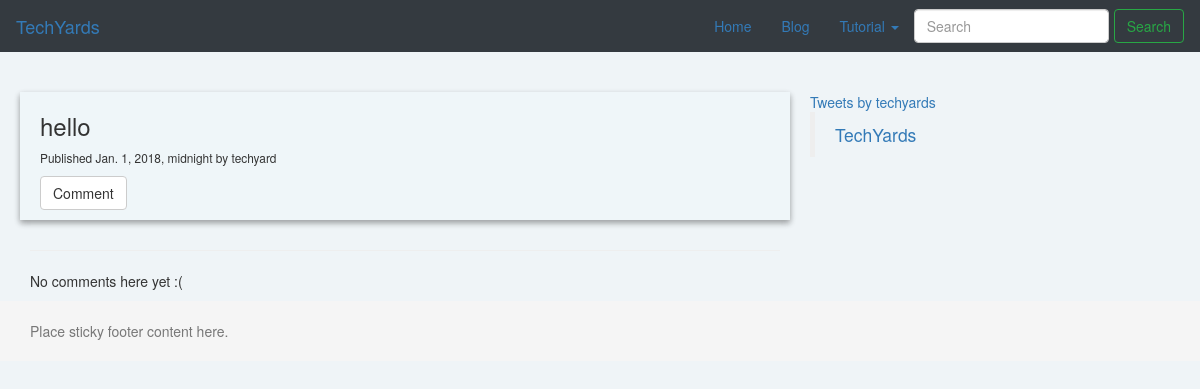
The page /post/19/ on the database its author committed.
### blog/models.py (models this page shows, shortened)
class Post(models.Model):
    STATUS_CHOICE = (('draft','Draft'),
                     ('published','Published'),
                     )
    POST_TAGS = (('Python','python'),('None','none'),('Golang','golang'),('c++','C++'), ('Generic','generic'),)
    title = models.CharField(max_length=250)
    slug = models.SlugField(max_length=250, unique_for_date='publish')
    author = models.ForeignKey(User, related_name='blog_post', on_delete=models.CASCADE)
    post_tags = models.CharField(max_length=20, choices=POST_TAGS, default='python')
    body = models.TextField()
    publish = models.DateTimeField(default=timezone.now)
    created = models.DateTimeField(auto_now_add=True)
    updated = models.DateTimeField(auto_now = True)
    photo = models.ImageField(upload_to='post', default='null.png')
    status = models.CharField(max_length=10, choices=STATUS_CHOICE, default='draft')
    objects = models.Manager()
    published = PublishedManager()
    class Meta:
        ordering = ('-publish',)

### blog/views.py (the view)
# urls.py: url(r'^post/(?P<pk>\d+)/$', views.post_detail_view,
def post_detail_view(request, pk):
    post = get_object_or_404(Post, pk=pk)
    return render(request, 'blog/post/detail.html', {'post': post})

### blog/templatetags/markdownify.py (called while the page is built)
@register.filter
def markdown(value):
    renderer = HighlightRenderer()
    markdown = mistune.Markdown(renderer=renderer)
    return markdown(value)

### blog/templates/blog/post/detail.html (shortened to what this page needs)
{% extends "blog/post/base.html" %}
{% load markdownify %}
{% block content %}
    <div class="post-content card">
   <h3>{{ post.title }}</h3>
    <p class="small">Published {{ post.publish }} by {{ post.author }}</p>
    <a class="btn btn-default" href="{% url 'add_comment_to_post' pk=post.pk %}">Comment</a>
    </div>
    <br>
    <hr>
    {% for comment in post.comments.all %}
        {% if user.is_authenticated or comment.approved_comment %}
        <div class="comment">
            <div class="date">
                {{ comment.created_date }}
                {% if not comment.approved_comment %}
                    <a class="btn btn-default" href="{% url 'comment_remove' pk=comment.pk %}"><span class="glyphicon glyphicon-remove"></span></a>
                    <a class="btn btn-default" href="{% url 'comment_approve' pk=comment.pk %}"><span class="glyphicon glyphicon-ok"></span></a>
                {% endif %}
            </div>
            <strong>{{ comment.author }}</strong>
            <p>{{ comment.text|linebreaks }}</p>
        </div>
    {% endif %}
        {% empty %}
            <p>No comments here yet :(</p>
    {% endfor %}
{% endblock %}

### blog/static/css/blog.css (style rules this page uses)
body { background-color: #eff4f7!important; }
.card { box-shadow: 0 3px 6px rgba(0,0,0,0.16), 0 3px 6px rgba(0,0,0,0.23); }
.post-content { background-color: #eff6f9; margin: -10px; padding: 1px 20px 10px 20px; }

### rows shown on the page
Post: title "hello", publish "Jan. 1, 2018, midnight", author "techyard"
